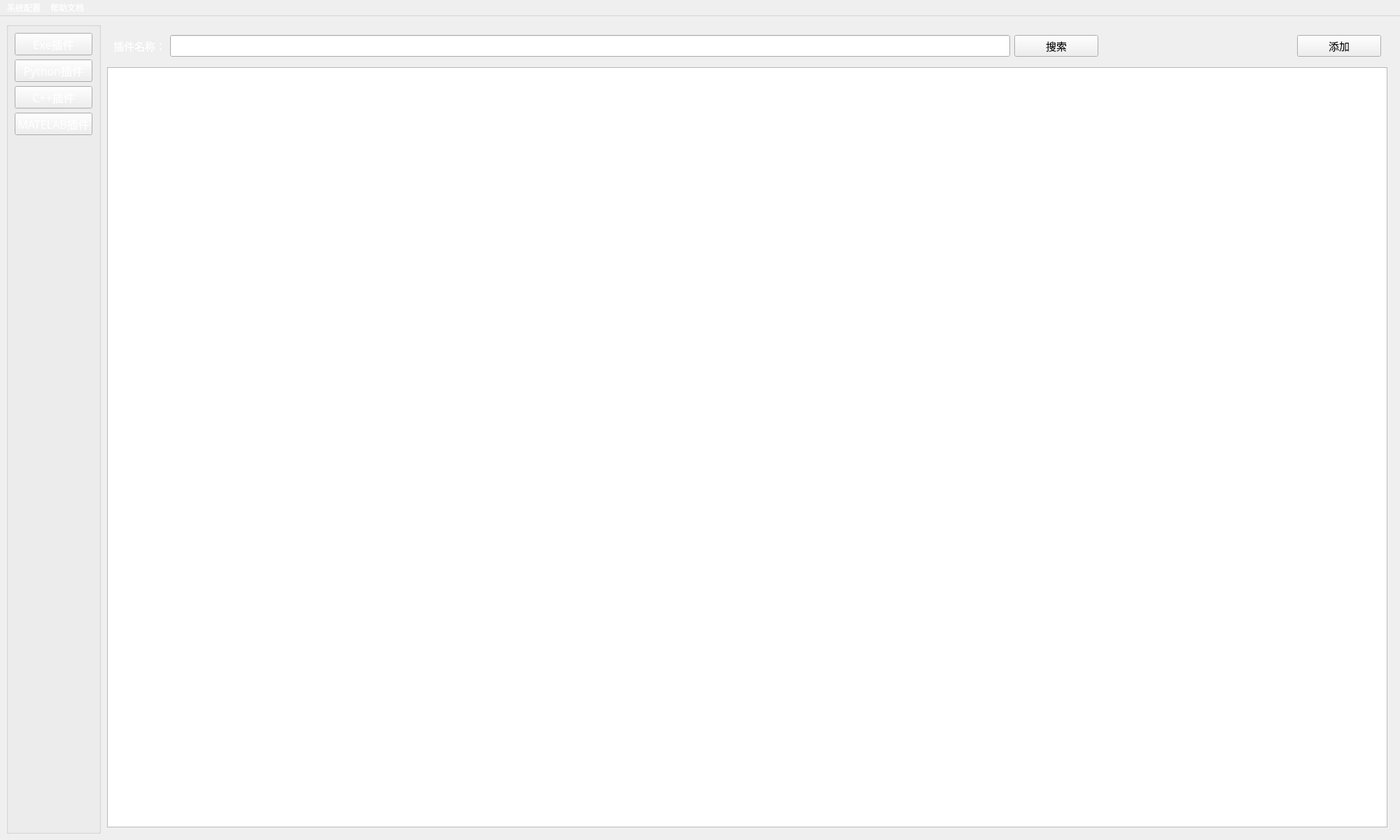
<?xml version="1.0" encoding="UTF-8"?>
<ui version="4.0">
 <class>MainWindow</class>
 <widget class="QMainWindow" name="MainWindow">
  <property name="geometry">
   <rect>
    <x>0</x>
    <y>0</y>
    <width>2000</width>
    <height>1200</height>
   </rect>
  </property>
  <property name="windowTitle">
   <string>插件应用</string>
  </property>
  <property name="styleSheet">
   <string notr="true">border-image: url(:/Image/bj_4.png);
color: rgb(255, 255, 255);</string>
  </property>
  <widget class="QWidget" name="centralwidget">
   <property name="sizePolicy">
    <sizepolicy hsizetype="Fixed" vsizetype="Expanding">
     <horstretch>0</horstretch>
     <verstretch>0</verstretch>
    </sizepolicy>
   </property>
   <property name="styleSheet">
    <string notr="true">border-image: url(:/Image/bj_3.png);</string>
   </property>
   <layout class="QFormLayout" name="formLayout">
    <property name="horizontalSpacing">
     <number>0</number>
    </property>
    <property name="verticalSpacing">
     <number>0</number>
    </property>
    <item row="0" column="0">
     <widget class="QGroupBox" name="groupBox">
      <property name="font">
       <font>
        <family>微软雅黑</family>
        <pointsize>12</pointsize>
       </font>
      </property>
      <property name="styleSheet">
       <string notr="true">background-image: url(:/Image/bj_4.png);
color: rgb(255, 255, 255);</string>
      </property>
      <property name="title">
       <string/>
      </property>
      <property name="alignment">
       <set>Qt::AlignCenter</set>
      </property>
      <property name="flat">
       <bool>false</bool>
      </property>
      <layout class="QVBoxLayout" name="verticalLayout">
       <item>
        <widget class="QPushButton" name="exe">
         <property name="sizePolicy">
          <sizepolicy hsizetype="Minimum" vsizetype="Preferred">
           <horstretch>0</horstretch>
           <verstretch>0</verstretch>
          </sizepolicy>
         </property>
         <property name="font">
          <font>
           <family>华文琥珀</family>
           <pointsize>12</pointsize>
          </font>
         </property>
         <property name="styleSheet">
          <string notr="true">color: rgb(255, 255, 255);</string>
         </property>
         <property name="text">
          <string>Exe插件</string>
         </property>
        </widget>
       </item>
       <item>
        <widget class="QPushButton" name="python">
         <property name="sizePolicy">
          <sizepolicy hsizetype="Minimum" vsizetype="Preferred">
           <horstretch>0</horstretch>
           <verstretch>0</verstretch>
          </sizepolicy>
         </property>
         <property name="font">
          <font>
           <family>华文琥珀</family>
           <pointsize>12</pointsize>
          </font>
         </property>
         <property name="styleSheet">
          <string notr="true">color: rgb(255, 255, 255);</string>
         </property>
         <property name="text">
          <string>Python插件</string>
         </property>
        </widget>
       </item>
       <item>
        <widget class="QPushButton" name="cplus">
         <property name="sizePolicy">
          <sizepolicy hsizetype="Minimum" vsizetype="Preferred">
           <horstretch>0</horstretch>
           <verstretch>0</verstretch>
          </sizepolicy>
         </property>
         <property name="font">
          <font>
           <family>华文琥珀</family>
           <pointsize>12</pointsize>
          </font>
         </property>
         <property name="styleSheet">
          <string notr="true">color: rgb(255, 255, 255);</string>
         </property>
         <property name="text">
          <string>C++插件</string>
         </property>
        </widget>
       </item>
       <item>
        <widget class="QPushButton" name="mlb">
         <property name="sizePolicy">
          <sizepolicy hsizetype="Minimum" vsizetype="Preferred">
           <horstretch>0</horstretch>
           <verstretch>0</verstretch>
          </sizepolicy>
         </property>
         <property name="font">
          <font>
           <family>华文琥珀</family>
           <pointsize>12</pointsize>
          </font>
         </property>
         <property name="styleSheet">
          <string notr="true">color: rgb(255, 255, 255);</string>
         </property>
         <property name="text">
          <string>MATELAB插件</string>
         </property>
        </widget>
       </item>
       <item>
        <spacer name="verticalSpacer">
         <property name="orientation">
          <enum>Qt::Vertical</enum>
         </property>
         <property name="sizeHint" stdset="0">
          <size>
           <width>20</width>
           <height>40</height>
          </size>
         </property>
        </spacer>
       </item>
      </layout>
     </widget>
    </item>
    <item row="0" column="1">
     <widget class="QWidget" name="widget" native="true">
      <property name="sizePolicy">
       <sizepolicy hsizetype="Preferred" vsizetype="Preferred">
        <horstretch>10</horstretch>
        <verstretch>50</verstretch>
       </sizepolicy>
      </property>
      <property name="font">
       <font>
        <pointsize>10</pointsize>
       </font>
      </property>
      <property name="styleSheet">
       <string notr="true">border-image: url(:/Image/02.png);</string>
      </property>
      <layout class="QVBoxLayout" name="verticalLayout_2">
       <item>
        <widget class="QWidget" name="widget_4" native="true">
         <property name="sizePolicy">
          <sizepolicy hsizetype="Preferred" vsizetype="Preferred">
           <horstretch>0</horstretch>
           <verstretch>0</verstretch>
          </sizepolicy>
         </property>
         <layout class="QHBoxLayout" name="horizontalLayout">
          <item>
           <widget class="QLabel" name="label">
            <property name="font">
             <font>
              <pointsize>11</pointsize>
             </font>
            </property>
            <property name="styleSheet">
             <string notr="true">color: rgb(255, 255, 255);</string>
            </property>
            <property name="text">
             <string>插件名称：</string>
            </property>
           </widget>
          </item>
          <item>
           <widget class="QLineEdit" name="lineEdit">
            <property name="enabled">
             <bool>true</bool>
            </property>
            <property name="sizePolicy">
             <sizepolicy hsizetype="Preferred" vsizetype="Preferred">
              <horstretch>10</horstretch>
              <verstretch>0</verstretch>
             </sizepolicy>
            </property>
            <property name="maximumSize">
             <size>
              <width>1200</width>
              <height>16777215</height>
             </size>
            </property>
            <property name="font">
             <font>
              <pointsize>10</pointsize>
             </font>
            </property>
            <property name="styleSheet">
             <string notr="true">color: rgb(0, 0, 0);</string>
            </property>
           </widget>
          </item>
          <item>
           <widget class="QPushButton" name="Select">
            <property name="sizePolicy">
             <sizepolicy hsizetype="Preferred" vsizetype="Preferred">
              <horstretch>0</horstretch>
              <verstretch>0</verstretch>
             </sizepolicy>
            </property>
            <property name="minimumSize">
             <size>
              <width>120</width>
              <height>0</height>
             </size>
            </property>
            <property name="font">
             <font>
              <pointsize>11</pointsize>
             </font>
            </property>
            <property name="acceptDrops">
             <bool>false</bool>
            </property>
            <property name="styleSheet">
             <string notr="true">color: rgb(0, 0, 0);</string>
            </property>
            <property name="text">
             <string>搜索</string>
            </property>
           </widget>
          </item>
          <item>
           <spacer name="horizontalSpacer">
            <property name="orientation">
             <enum>Qt::Horizontal</enum>
            </property>
            <property name="sizeType">
             <enum>QSizePolicy::Expanding</enum>
            </property>
            <property name="sizeHint" stdset="0">
             <size>
              <width>27</width>
              <height>20</height>
             </size>
            </property>
           </spacer>
          </item>
          <item>
           <widget class="QPushButton" name="Add">
            <property name="minimumSize">
             <size>
              <width>120</width>
              <height>0</height>
             </size>
            </property>
            <property name="font">
             <font>
              <pointsize>11</pointsize>
             </font>
            </property>
            <property name="styleSheet">
             <string notr="true">color: rgb(0, 0, 0);</string>
            </property>
            <property name="text">
             <string>添加</string>
            </property>
           </widget>
          </item>
         </layout>
        </widget>
       </item>
       <item>
        <widget class="QTableWidget" name="jsontable">
         <property name="sizePolicy">
          <sizepolicy hsizetype="Expanding" vsizetype="Expanding">
           <horstretch>0</horstretch>
           <verstretch>0</verstretch>
          </sizepolicy>
         </property>
         <property name="font">
          <font>
           <pointsize>9</pointsize>
          </font>
         </property>
         <property name="styleSheet">
          <string notr="true">border-image: url(:/Image/02.png);
color: rgb(0, 0, 0);</string>
         </property>
         <property name="showGrid">
          <bool>true</bool>
         </property>
         <property name="gridStyle">
          <enum>Qt::SolidLine</enum>
         </property>
         <attribute name="horizontalHeaderVisible">
          <bool>false</bool>
         </attribute>
         <attribute name="horizontalHeaderCascadingSectionResizes">
          <bool>true</bool>
         </attribute>
         <attribute name="horizontalHeaderMinimumSectionSize">
          <number>20</number>
         </attribute>
         <attribute name="horizontalHeaderDefaultSectionSize">
          <number>100</number>
         </attribute>
         <attribute name="horizontalHeaderShowSortIndicator" stdset="0">
          <bool>false</bool>
         </attribute>
         <attribute name="horizontalHeaderStretchLastSection">
          <bool>false</bool>
         </attribute>
         <attribute name="verticalHeaderVisible">
          <bool>false</bool>
         </attribute>
         <attribute name="verticalHeaderCascadingSectionResizes">
          <bool>false</bool>
         </attribute>
         <attribute name="verticalHeaderDefaultSectionSize">
          <number>30</number>
         </attribute>
         <attribute name="verticalHeaderHighlightSections">
          <bool>true</bool>
         </attribute>
         <attribute name="verticalHeaderShowSortIndicator" stdset="0">
          <bool>false</bool>
         </attribute>
         <attribute name="verticalHeaderStretchLastSection">
          <bool>false</bool>
         </attribute>
         <column>
          <property name="text">
           <string>名称</string>
          </property>
          <property name="background">
           <color>
            <red>0</red>
            <green>0</green>
            <blue>0</blue>
           </color>
          </property>
          <property name="foreground">
           <brush brushstyle="NoBrush">
            <color alpha="255">
             <red>0</red>
             <green>0</green>
             <blue>0</blue>
            </color>
           </brush>
          </property>
         </column>
         <column>
          <property name="text">
           <string>类型</string>
          </property>
         </column>
         <column>
          <property name="text">
           <string>地址</string>
          </property>
         </column>
         <column>
          <property name="text">
           <string>操作</string>
          </property>
         </column>
        </widget>
       </item>
      </layout>
     </widget>
    </item>
   </layout>
  </widget>
  <widget class="QMenuBar" name="menubar">
   <property name="geometry">
    <rect>
     <x>0</x>
     <y>0</y>
     <width>2000</width>
     <height>21</height>
    </rect>
   </property>
   <widget class="QMenu" name="config">
    <property name="styleSheet">
     <string notr="true">color: rgb(255, 255, 255);</string>
    </property>
    <property name="title">
     <string>系统配置</string>
    </property>
   </widget>
   <widget class="QMenu" name="help">
    <property name="styleSheet">
     <string notr="true">color: rgb(255, 255, 255);</string>
    </property>
    <property name="title">
     <string>帮助文档</string>
    </property>
   </widget>
   <addaction name="config"/>
   <addaction name="help"/>
  </widget>
  <action name="action">
   <property name="text">
    <string>系统配置</string>
   </property>
  </action>
 </widget>
 <tabstops>
  <tabstop>exe</tabstop>
  <tabstop>python</tabstop>
  <tabstop>cplus</tabstop>
  <tabstop>mlb</tabstop>
  <tabstop>Add</tabstop>
  <tabstop>jsontable</tabstop>
 </tabstops>
 <resources/>
 <connections/>
</ui>
